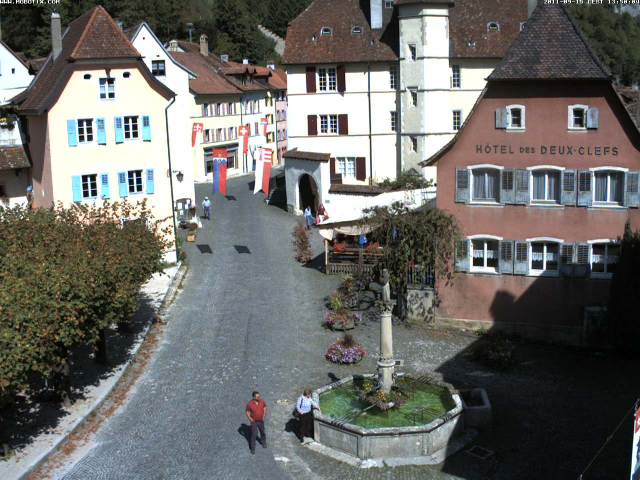
#> input picture Skyfinder Dataset/10917/20110915_115407.jpg, 1280 x 960 px, given in place of 623-mask.png, which was not available (shown at 1/2 size)
$ python Main.py
#> lines starting #> are read from the running program, lines starting #| are printed output that depends on the picture; after the words box and inside, x2 and y2 are one past the last pixel; in counts of white or black regions, pixels touching at a corner belong together; pictures that were not available may be replaced by others from this repository, and a replacement may not be noted
### ImgUtils.py
import os
import random
import cv2
import shutil

# -------- Utility functions for loading images --------

# Return a list of random images from a directory
def loadRandomImages(directoryPath, numImagesToLoad, seed=333):
    print(os.path.basename(os.path.normpath(directoryPath)))
    imagePaths = os.listdir(directoryPath)
    random.seed(seed)
    random.shuffle(imagePaths)

    selectedImagePaths = imagePaths[:numImagesToLoad]

    images = []
    num = 0
    for imagePath in selectedImagePaths:
        fullImagePath = os.path.join(directoryPath, imagePath)
        image = cv2.imread(fullImagePath)
        if image is not None:
            images.append(image)
            num += 1
            print(f"Loaded {num} images...")
    print()
    return images

# [70 lines left out: functions loadAllImages, loadAndSave, copyImagesToNewDir, not called in this run]


### SkyRegionDetector.py
import cv2
import numpy as np
from matplotlib import pyplot as pt
import datetime

import DayNightClassifier
from PredictionData import PredResults


# -------------------------------------------------------------

# Extract sky region information from the input image
def skyDetect(img):
    h, w, _ = img.shape

    # Day/night scene classification
    timeOfDay = DayNightClassifier.classifyDN(img)

    # Get optimum single channel image
    if (timeOfDay == "Day"):
        singleChannel = img[:, :, 2]  # Get Blue channel
    elif (timeOfDay == "Night"):
        singleChannel = cv2.cvtColor(img, cv2.COLOR_RGB2GRAY)

    # Preprocess - Filter noise, weaken cloud edges
    singleChannel = cv2.blur(singleChannel, (9, 3))
    cv2.medianBlur(singleChannel, 5)

    # Canny edge detection - extract skyline borders
    edges = cv2.Canny(image=singleChannel, threshold1=50, threshold2=150)
    edgeInv = (edges < 5).astype(np.uint8)    # Inverted binary (edges = 0)
    predMask, skylinePoints = edgesToMask(edgeInv)

    # Filter no-sky images - average skyline position too close to top
    noSky = True if (np.mean(skylinePoints) < h*0.1) else False
    if (noSky):
        skylinePoints = [0]*w
        predMask = np.zeros((h, w), dtype=np.uint8)

    # Convert points to coordinates
    skylineCoords = [(row, col) for row, col in enumerate(skylinePoints)]

    # Extract sky region using mask
    extractedSky = cv2.bitwise_and(img, img, mask=predMask)
    predResults = PredResults(extractedSky, predMask, skylineCoords, timeOfDay, noSky)

    # TEST: Display image if no sky detected
    # visualize(img[:,:,::-1], extractedSky, skylineCoords) if (noSky) else None

    return predResults


# Convert edge image to mask and skyline points
def edgesToMask(edgeMask):
    h, w = edgeMask.shape

    # ------ Get skyline border points (column-by-column) ------
    skylinePoints = []
    for i in range(w):
        raw = edgeMask[:, i]
        try:
            # Row index of first edge from the top
            firstEdgeIndex = np.where(raw == 0)[0][0]

            # Store valid border point, exclude watermark regions
            if firstEdgeIndex > 20 and firstEdgeIndex < h-20:
                skylinePoints.append(firstEdgeIndex)
            else:
                skylinePoints.append(-1)  # No valid border point
        except:
            skylinePoints.append(-1)  # No border point in column
            continue

    # -------- Refine sky border (impute missing points) --------
    skylinePoints = np.array(skylinePoints)

    # Column indexes of valid border points
    validCols = np.where(skylinePoints >= 0)[0]

    if (len(validCols) > 0):
        startCol = validCols[0]  # First valid border point
        endCol = validCols[-1]   # Last valid border point

        # Impute with row index of adjacent points
        for i in range(startCol, endCol+1):
            if skylinePoints[i] == -1:
                skylinePoints[i] = skylinePoints[i-1]
        skylinePoints[:startCol]=skylinePoints[startCol]
        skylinePoints[endCol:]=skylinePoints[endCol]
    else:
        skylinePoints = np.array([0]*w)  # No edges detected whatsoever

    # -------- Create mask using final sky border points --------
    finalMask = np.ones((h, w), dtype=np.uint8)
    for i in range(w):
        finalMask[skylinePoints[i]:, i] = 0

    return finalMask, skylinePoints


# Perform prediction, measure processing time
def process(img):
    startTime = datetime.datetime.now()

    img = img[:,:,::-1]  # Reverse channel order - convert BGR to RGB
    predResults = skyDetect(img)

    endTime = datetime.datetime.now()
    runtime = (endTime - startTime).total_seconds() * 1000

    return predResults, runtime


# -------------------------------------------------------------


# Display - original, predicted, skyline images
# [32 lines left out: functions visualize, drawSkyline, not called in this run]

### DayNightClassifier.py
import cv2
import numpy as np
import ImgUtils


# Classify time of day based on mean intensity value
def classifyDN(img):
    img = img
    dimensions = img.shape
    timeOfDay = ""
    if np.sum(np.sum(img)) / (dimensions[0] * dimensions[1] * dimensions[2]) > 97.0:
        timeOfDay = "Day"
    else:
        timeOfDay = "Night"
    return timeOfDay


# Calculate optimal mean intensity threshold for dataset
# NOTE: Images labelled with first letter of file name (d - Day / n - Night)
# [41 lines left out: functions getIntensityThreshold, testAccuracy, not called in this run]


# ----- EVALUATE ACCURACY -----
# testAccuracy(ImgUtils.loadAllImages("Day-Night Classified"))

### PredictionData.py
import numpy as np
from matplotlib import pyplot as pt

# -------------------------------------------------------------

# Stores segmentation and prediction results output by the algorithm
class PredResults:
    def __init__(self, predImg, predMask, skylineCoords, timeOfDay, noSky):
        self.predImg = predImg
        self.predMask = predMask
        self.skylineCoords = skylineCoords
        self.timeOfDay = timeOfDay
        self.noSky = noSky

# -------------------------------------------------------------

# Stores and calculates performance metrics for each prediction
class EvalMetrics:
    # [16 lines left out: functions __init__, __str__, not called in this run]

    # Calculate performance metrics for prediction
    @staticmethod
    def calculate(predMask, gtMask):
        # Convert masks to binary format (0 or 1)
        predMask = np.array(predMask, dtype=np.uint8)
        gtMask = np.array(gtMask, dtype=np.uint8)

        # Calculate True Positives (TP), False Positives (FP), False Negatives (FN)
        tp = np.count_nonzero(np.logical_and(predMask == 1, gtMask == 1))
        fp = np.count_nonzero(np.logical_and(predMask == 1, gtMask == 0))
        tn = np.count_nonzero(np.logical_and(predMask == 0, gtMask == 0))
        fn = np.count_nonzero(np.logical_and(predMask == 0, gtMask == 1))

        accuracy = (tp + tn) / (tp + tn + fp + fn)
        precision = tp / (tp + fp) if (tp + fp) > 0 else 0.0
        recall = tp / (tp + fn) if (tp + fn) > 0 else 0.0

        evalResults = EvalMetrics(accuracy, precision, recall)

        # EvalMetrics.visualize(predMask, gtMask)

        return evalResults

    # Calculates the average metrics given a list of EvalMetrics
    # [50 lines left out: functions aggregate, visualize, not called in this run]

# -------------------------------------------------------------

### Main.py
import cv2
import numpy as np

import SkyRegionDetector
from PredictionData import EvalMetrics
import ImgUtils


# ----------------------------------------------------------

# Modifiable parameters for testing
IMG_PER_DATASET = 10
SHOW_RESULTS = True
RANDOM_SEED = 333

# ----------------------------------------------------------

# Load ground truth masks
mask623_gt = (cv2.imread("Skyfinder Dataset/623-mask.png", cv2.IMREAD_GRAYSCALE)/255).astype(np.uint8)
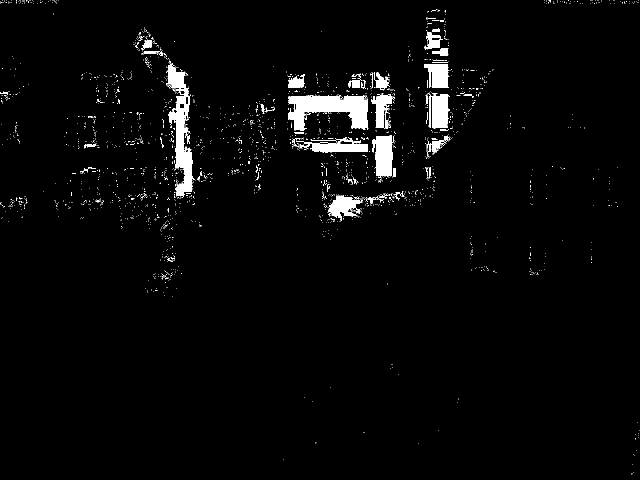
#> mask623_gt: shape (960, 1280) (shown at 1/2 size); values 0 (black) and 1 (white), 2.8% white; 2430 white regions (2367 under 20 px), largest, box (x1, y1, x2, y2) and area: (577, 189, 737, 261) 6617, (332, 126, 389, 393) 6047, (744, 271, 785, 356) 2636
mask684_gt = (cv2.imread("Skyfinder Dataset/684-mask.png", cv2.IMREAD_GRAYSCALE)/255).astype(np.uint8)
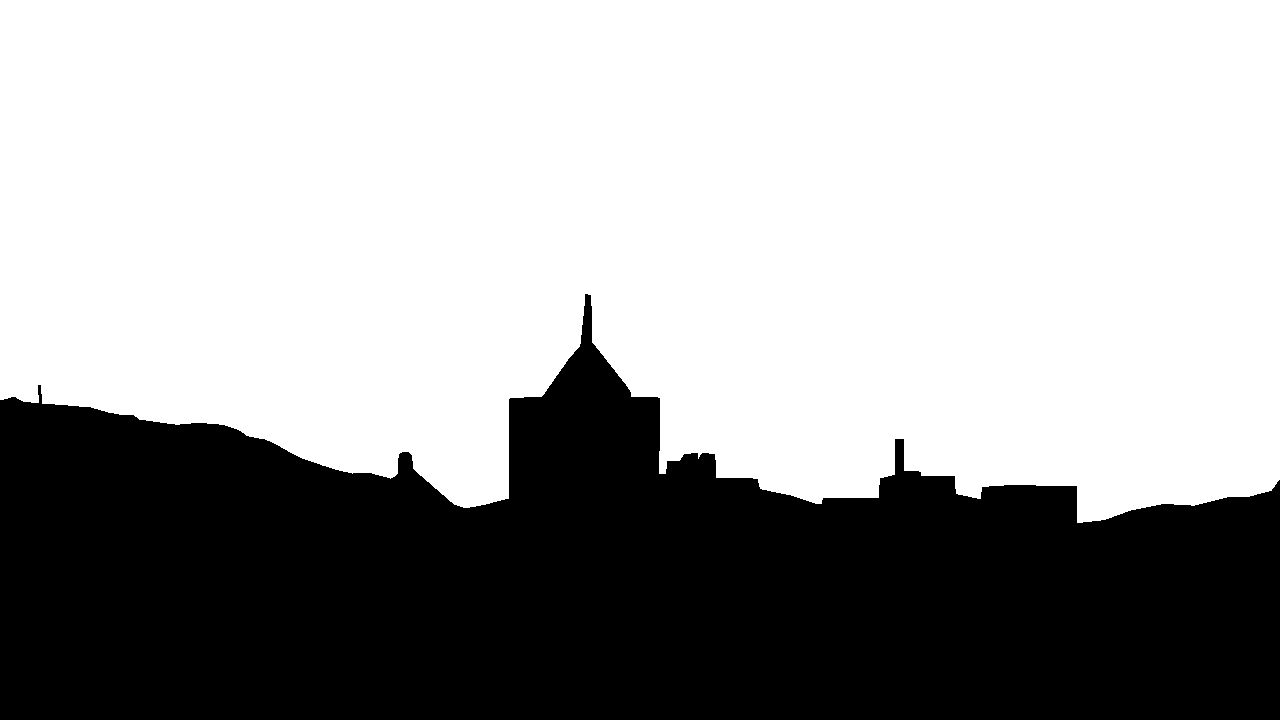
#> input picture Skyfinder Dataset/684-mask.png, 1280 x 720 px
#> mask684_gt: shape (720, 1280); values 0 (black) and 1 (white), 63.7% white; 1 black region, box (x1, y1, x2, y2) and area: (0, 294, 1280, 720) 334593
mask9730_gt = (cv2.imread("Skyfinder Dataset/9730-mask.png", cv2.IMREAD_GRAYSCALE)/255).astype(np.uint8)
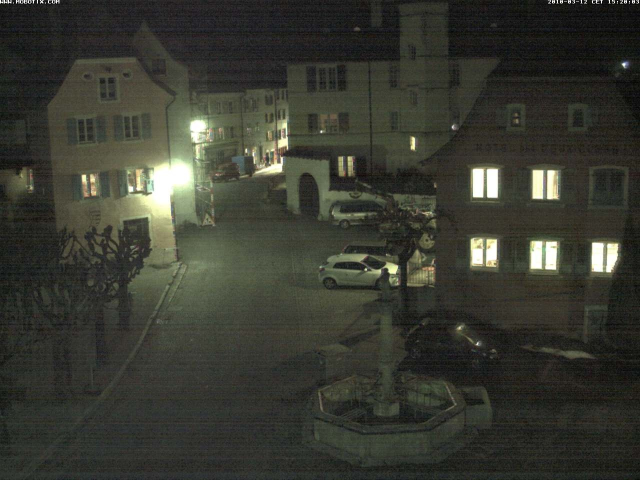
#> input picture Skyfinder Dataset/10917/20120228_182405.jpg, 1280 x 960 px, given in place of 9730-mask.png, which was not available (shown at 1/2 size)
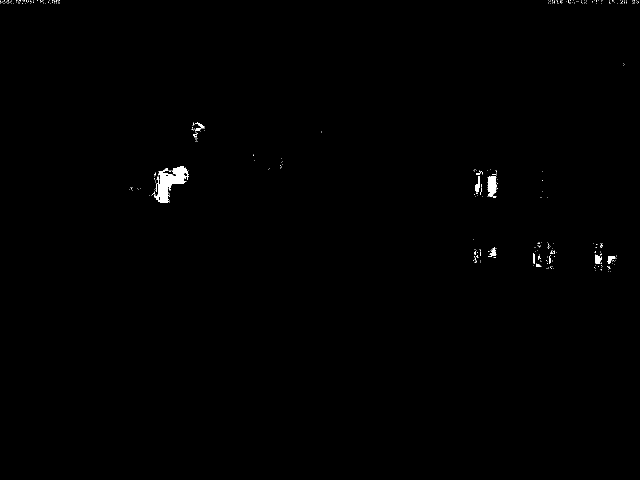
#> mask9730_gt: shape (960, 1280) (shown at 1/2 size); values 0 (black) and 1 (white), 0.37% white; 363 white regions (348 under 20 px), largest, box (x1, y1, x2, y2) and area: (308, 333, 378, 405) 2292, (975, 352, 993, 394) 576, (950, 352, 959, 384) 170
mask10917_gt = (cv2.imread("Skyfinder Dataset/10917-mask.png", cv2.IMREAD_GRAYSCALE)/255).astype(np.uint8)

# Load lists of random images from each dataset
dataset623 = ImgUtils.loadRandomImages("Skyfinder Dataset/623", IMG_PER_DATASET, RANDOM_SEED)
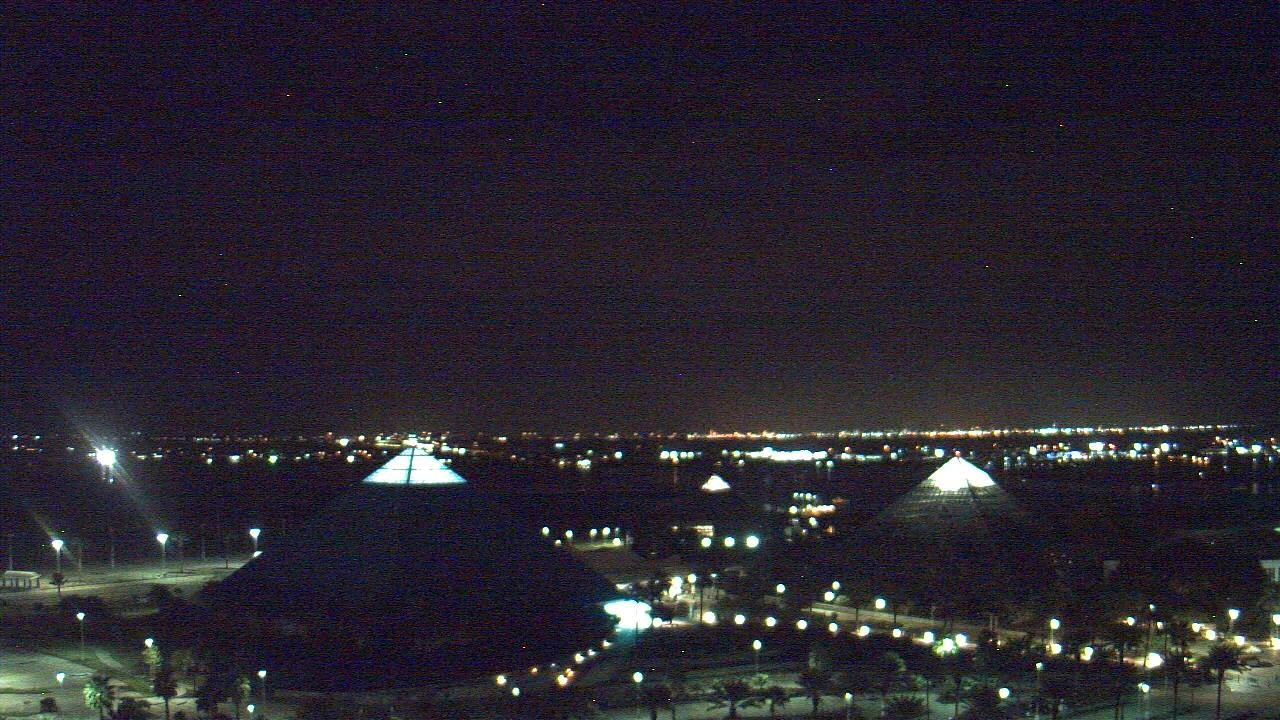
#> input picture Skyfinder Dataset/623/20120902_031152.jpg, 1280 x 720 px
#> in loadRandomImages, image is the input picture: shape (720, 1280, 3); mean B, G, R 46.2, 36.7, 41
#> dataset623 = 3 items
dataset684 = ImgUtils.loadRandomImages("Skyfinder Dataset/684", IMG_PER_DATASET, RANDOM_SEED)
#> in loadRandomImages, image is the input picture: shape (960, 1280, 3); mean B, G, R 104.4, 107.4, 107.8
#> dataset684 = 1 item
dataset9730 = ImgUtils.loadRandomImages("Skyfinder Dataset/9730", IMG_PER_DATASET, RANDOM_SEED)
#> dataset9730 = 1 item
dataset10917 = ImgUtils.loadRandomImages("Skyfinder Dataset/10917", IMG_PER_DATASET, RANDOM_SEED)
#> dataset10917 = 2 items

results623 = []
results684 = []
results9730 = []
results10917 = []

# ----------------------------------------------------------

datasetNums = [623, 684, 9730, 10917]
datasets = [dataset623, dataset684, dataset9730, dataset10917]
gtMasks = [mask623_gt, mask684_gt, mask9730_gt, mask10917_gt]
results = [results623, results684, results9730, results10917]

for i in range(IMG_PER_DATASET):
    for d in range(len(datasets)):
        img = datasets[d][i]
        predResults, runtime = SkyRegionDetector.process(img)
#> (the run stopped early here; a loop or call above may not have finished)
